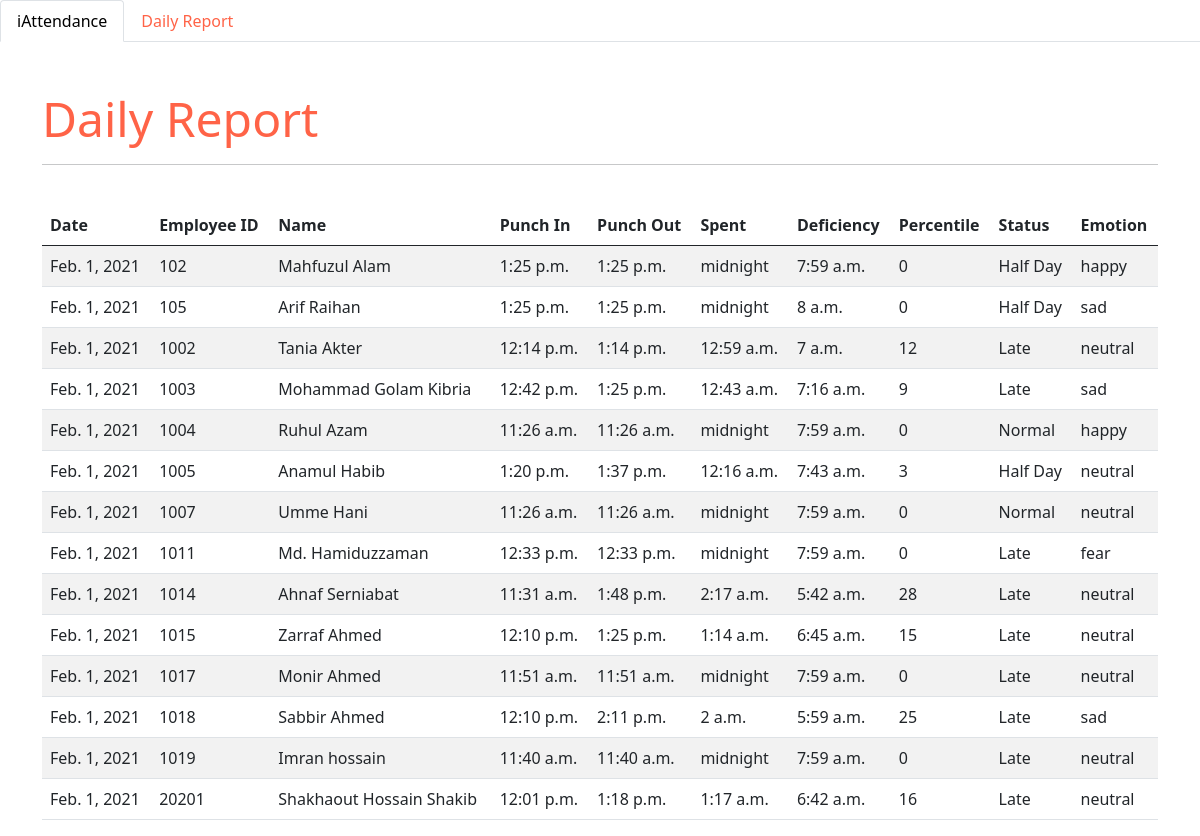
/dailyreports/, run on the app's committed database.
### Accounts/models.py (models this page shows, shortened)
class Entry(models.Model):
    date=models.DateField(null=True)
    emp_id=models.IntegerField(null=True)
    name=models.CharField(max_length=200, null=True)
    punchin=models.TimeField(null=True)
    punchout=models.TimeField(null=True)
    spent=models.TimeField(null=True)
    deficiency=models.TimeField(null=True)
    percentile=models.IntegerField(null=True)
    status=models.CharField(max_length=100,null=True)
    emotion=models.CharField(max_length=100,null=True)

### Accounts/views.py (the view)
# urls.py: path('dailyreports/', views.dailyreports,name='dailyreports'),
def dailyreports(request):
    data=Entry.objects.all()
    return render(request,'accounts/dailyreports.html',{'entries':data})

### Accounts/templates/accounts/dailyreports.html
{% extends 'accounts/main.html' %}
{%block content%}
<br>
<br>
    <div class="container">
        <div class="jumbotron">
            <h1 class="display-5" style="color: tomato;"> <b> Daily Report </b> </h1>
            <hr>
        </div>
    </div>
<br>
    <div class="container">
        <table class="table table-striped table-hover">
            <thead>
            <tr>
                <th scope="col">Date</th>
                <th scope="col">Employee ID</th>
                <th scope="col">Name</th>
                <th scope="col">Punch In</th>
                <th scope="col">Punch Out</th>
                <th scope="col">Spent</th>
                <th scope="col">Deficiency</th>
                <th scope="col">Percentile</th>
                <th scope="col">Status</th>
                <th scope="col">Emotion</th>
            </tr>
            </thead>
            <tbody>
                {% for i in entries %}
                    <tr>
                        <td>{{i.date}}</td>
                        <td>{{i.emp_id}}</td>
                        <td>{{i.name}}</td>
                        <td>{{i.punchin}}</td>
                        <td>{{i.punchout}}</td>
                        <td>{{i.spent}}</td>
                        <td>{{i.deficiency}}</td>
                        <td>{{i.percentile}}</td>
                        <td>{{i.status}}</td>
                        <td>{{i.emotion}}</td>
                    </tr>
                {% endfor %}
            </tbody>
        </table>
    </div>
{%endblock%}

### Accounts/templates/accounts/main.html (shortened to what this page needs)
<!DOCTYPE html>
<html lang="en">
    <link href="https://cdn.jsdelivr.net/npm/bootstrap@5.0.0-beta2/dist/css/bootstrap.min.css" rel="stylesheet">
<head>
</head>
<body>
    <nav>
        <div class="nav nav-tabs" id="nav-tab" role="tablist">
          <button class="nav-link active" id="nav-home-tab" data-bs-toggle="tab" data-bs-target="#nav-home" type="button" role="tab" aria-controls="nav-home" aria-selected="true">
            <a href="{% url 'home' %}" style="color:black;text-decoration:none"> iAttendance </a>
          </button>
          <button class="nav-link" id="nav-profile-tab" data-bs-toggle="tab" data-bs-target="#nav-profile" type="button" role="tab" aria-controls="nav-profile" aria-selected="false">
            <a href="{% url 'dailyreports' %}" style="color:tomato;text-decoration:none"> Daily Report </a>
          </button>
        </div>
      </nav>
    {%block content%}
    {%endblock%}
</body>
</html>

### data on the page
Entry: date "Feb. 1, 2021", emp_id "102", name "Mahfuzul Alam", punchin "1:25 p.m.", punchout "1:25 p.m.", spent "midnight", deficiency "7:59 a.m.", percentile "0", status "Half Day", emotion "happy"
Entry: date "Feb. 1, 2021", emp_id "105", name "Arif Raihan", punchin "1:25 p.m.", punchout "1:25 p.m.", spent "midnight", deficiency "8 a.m.", percentile "0", status "Half Day", emotion "sad"
Entry: date "Feb. 1, 2021", emp_id "1002", name "Tania Akter", punchin "12:14 p.m.", punchout "1:14 p.m.", spent "12:59 a.m.", deficiency "7 a.m.", percentile "12", status "Late", emotion "neutral"
Entry: date "Feb. 1, 2021", emp_id "1003", name "Mohammad Golam Kibria", punchin "12:42 p.m.", punchout "1:25 p.m.", spent "12:43 a.m.", deficiency "7:16 a.m.", percentile "9", status "Late", emotion "sad"
Entry: date "Feb. 1, 2021", emp_id "1004", name "Ruhul Azam", punchin "11:26 a.m.", punchout "11:26 a.m.", spent "midnight", deficiency "7:59 a.m.", percentile "0", status "Normal", emotion "happy"
Entry: date "Feb. 1, 2021", emp_id "1005", name "Anamul Habib", punchin "1:20 p.m.", punchout "1:37 p.m.", spent "12:16 a.m.", deficiency "7:43 a.m.", percentile "3", status "Half Day", emotion "neutral"
Entry: date "Feb. 1, 2021", emp_id "1007", name "Umme Hani", punchin "11:26 a.m.", punchout "11:26 a.m.", spent "midnight", deficiency "7:59 a.m.", percentile "0", status "Normal", emotion "neutral"
Entry: date "Feb. 1, 2021", emp_id "1011", name "Md. Hamiduzzaman", punchin "12:33 p.m.", punchout "12:33 p.m.", spent "midnight", deficiency "7:59 a.m.", percentile "0", status "Late", emotion "fear"
Entry: date "Feb. 1, 2021", emp_id "1014", name "Ahnaf Serniabat", punchin "11:31 a.m.", punchout "1:48 p.m.", spent "2:17 a.m.", deficiency "5:42 a.m.", percentile "28", status "Late", emotion "neutral"
Entry: date "Feb. 1, 2021", emp_id "1015", name "Zarraf Ahmed", punchin "12:10 p.m.", punchout "1:25 p.m.", spent "1:14 a.m.", deficiency "6:45 a.m.", percentile "15", status "Late", emotion "neutral"
Entry: date "Feb. 1, 2021", emp_id "1017", name "Monir Ahmed", punchin "11:51 a.m.", punchout "11:51 a.m.", spent "midnight", deficiency "7:59 a.m.", percentile "0", status "Late", emotion "neutral"
Entry: date "Feb. 1, 2021", emp_id "1018", name "Sabbir Ahmed", punchin "12:10 p.m.", punchout "2:11 p.m.", spent "2 a.m.", deficiency "5:59 a.m.", percentile "25", status "Late", emotion "sad"
Entry: date "Feb. 1, 2021", emp_id "1019", name "Imran hossain", punchin "11:40 a.m.", punchout "11:40 a.m.", spent "midnight", deficiency "7:59 a.m.", percentile "0", status "Late", emotion "neutral"
Entry: date "Feb. 1, 2021", emp_id "20201", name "Shakhaout Hossain Shakib", punchin "12:01 p.m.", punchout "1:18 p.m.", spent "1:17 a.m.", deficiency "6:42 a.m.", percentile "16", status "Late", emotion "neutral"
